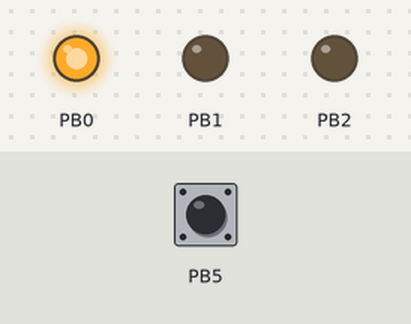
Recording of a program running on a simulated ATtiny85, built with avr-gcc and run on an emulated ATtiny85. On the bench: output pins drawn as LEDs (lit = HIGH). Inputs (shaded band) come from the test bench; at power-on: PB5 HIGH.

Above: at 5.0 s.
At 11.0 s:
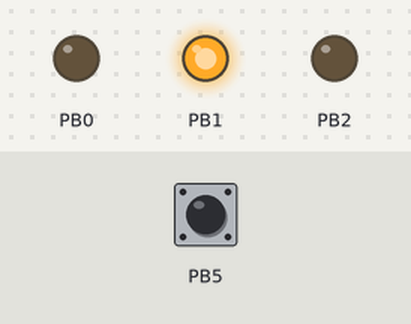
At 17.0 s:
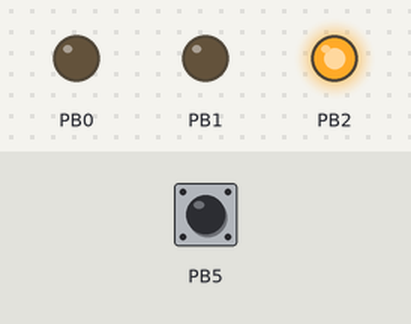
Timing chart, 0 to 28.6 s (numbered marks = the images above):
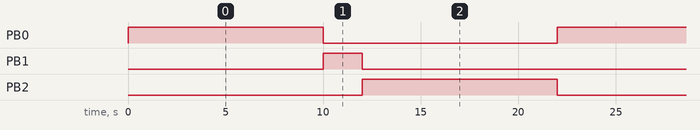

The program:

main.cpp
```cpp
#include <Arduino.h>

const int red = PIN0;
const int yellow = PIN1;
const int green = PIN2;
const int button = PIN5;

#define SECONDS(x) x * 1000

void setup()
{
  pinMode(red, OUTPUT);
  pinMode(yellow, OUTPUT);
  pinMode(green, OUTPUT);
  pinMode(button, INPUT_PULLUP);
}

void loop()
{
  while (!digitalRead(button))
  {
    digitalWrite(yellow, (!digitalRead(yellow)));
    delay(SECONDS(0.5));
  }

  {
    //agregado por guillermo para testear si se puede comitear al remoto
  }
  digitalWrite(green, LOW);
  digitalWrite(red, HIGH);
  delay(SECONDS(10));
  digitalWrite(red, LOW);
  digitalWrite(yellow, HIGH);
  delay(SECONDS(2));
  digitalWrite(yellow, LOW);
  digitalWrite(green, HIGH);
  delay(SECONDS(10));
}
```

Measured:
- by itself, PB0, PB2: alternates HIGH for 10.0 s and LOW for 12.0 s
- by itself, PB1: alternates HIGH for 2.0 s and LOW for 20.0 s
- by itself, everything shown: repeats every 22.0 s, in 3 steps
